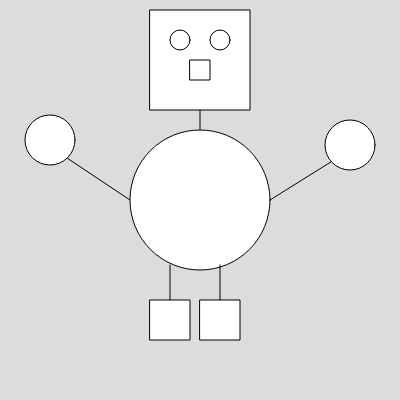
Frame 1 (no input)
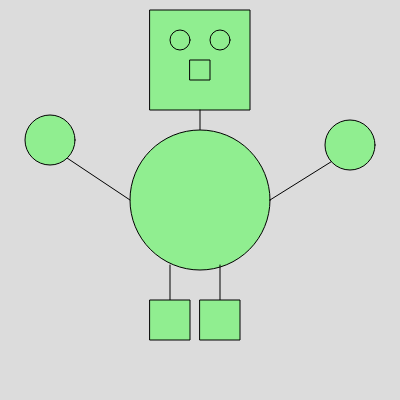
Frame 60 (no input)
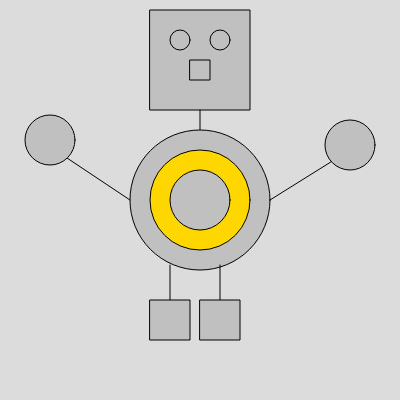
Frame 120 (the mouse pressed at the canvas centre since frame 60)

The p5.js sketch that drew these frames (run headless with seeded random() and noise() and a simulated clock; from frame 60 on, the mouse is pressed at the canvas centre):

// p5.js sketch
// ── sketch.js
function setup() {
  createCanvas(400, 400);
}

function draw() {
  background(220)
  
  let value = 0
  square(150,10,100);

   
  ellipse(180,40,20,20);
  ellipse(220,40,20,20);
  square(190,60,20);
  line(200,150,200,110);
  circle(200,200,140);
  line( 270,200,350,150);
  line( 130,200,55,150);
  circle(50,140,50);
  circle(350,145,50);
  line(170,300,170,265);
  square(150,300,40);
  
  line(220,300,220,265);
  square(200,300,40);
  


    
  
fill ('lightgreen');
if(mouseIsPressed){
fill('gold')
circle(200,200,100)  
  fill('silver')
  circle(200,200,60)
  
}
}
